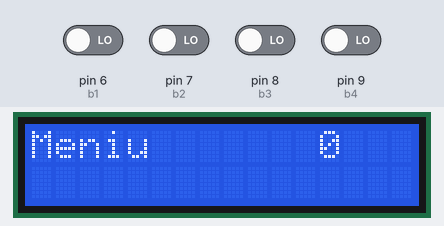
Simulated run of this sketch. Board: Arduino Uno, built with avr-gcc and run on an emulated ATmega328P. Parts: 16×2 character LCD. The test bench sets the inputs (shaded band); at power-on: pin 6 (b1), pin 7 (b2), pin 8 (b3), pin 9 (b4) LOW.

Above: at 1.2 s.
1.3 s: pin 6 (b1) driven HIGH
At 1.45 s:
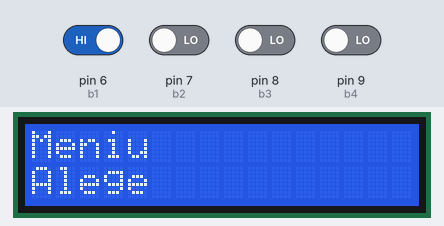
3.4 s: pin 8 (b3) driven HIGH
At 3.58 s:
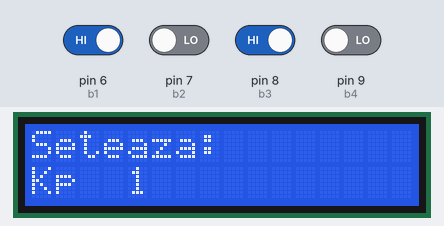
5.5 s: pin 7 (b2) driven HIGH
At 5.74 s:
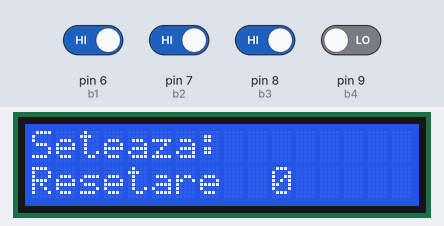
7.0 s: pin 7 (b2) driven LOW
At 7.58 s:
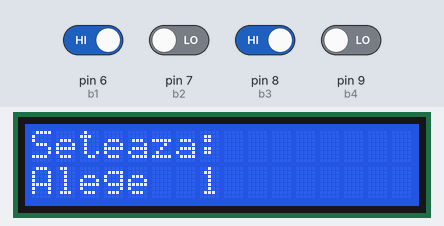
9.5 s: pin 8 (b3) driven LOW
At 9.74 s:
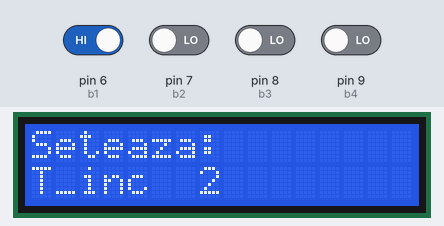
11.0 s: pin 8 (b3) driven HIGH
At 11.27 s:
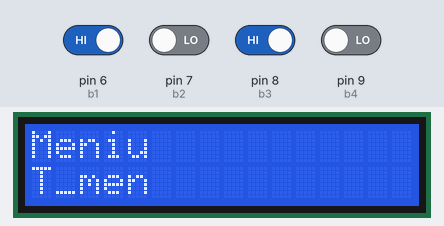

Measured:
- after the input at 1.3 s, the display: changes at once (image 1)
- after the input at 3.4 s, the display: first changes at once (image 2 shows a later state)
- after the input at 7.0 s, the display: first differs from a run without the input after 0.43 s (image 4 shows a later state)
- after the input at 11.0 s, the display: first changes after 0.12 s (image 6 shows a later state)

The sketch:

sketch_mar11a.ino
```cpp
#include <LiquidCrystal.h>
#define MAX 9
// initialize the library with the numbers of the interface pins
LiquidCrystal lcd(12,11,5,4,3,2);

typedef struct Optiuni
{
  String nume;
  int valoare;
} Optiuni;
const String numeOpt[]={"Alege","Start","Temp_set","T_inc","T_men","T_rac","Kp","Ki","Kd","Resetare"};
const int valoareOpt[]={15,20,33,21,5,2,4,5,6,1};
Optiuni Opt1,Opt2,Opt3,Opt4,Opt5,Opt6,Opt7,Opt8,Opt9,Opt10;
Optiuni meniu[]={Opt1,Opt2,Opt3,Opt4,Opt5,Opt6,Opt7,Opt8,Opt9,Opt10};
int b1=6;
int b2=7;
int b3=8;
int b4=9;
int index=-1;
int nr=0;
int state = 0;
int changedValue;

void setup() {
// set up the LCD's number of columns and rows:
lcd.begin(16, 2);
// Print a message to the LCD.
pinMode(b1,INPUT);
pinMode(b2,INPUT);
pinMode(b3,INPUT);
pinMode(b4,INPUT);
lcd.print("Meniu");
for (int i=0;i<=MAX;i++){
  meniu[i].nume=numeOpt[i];
  //meniu[i].valoare=valoareOpt[i];
  }
}

void printMeniu(){
  lcd.print("Meniu");
  lcd.setCursor (0,1);
  lcd.print(meniu[index].nume);
//  lcd.setCursor (meniu[index].nume.length()+2,1);
//  lcd.print(meniu[index].valoare);
}

void printSeteazaMeniu(int valoare){
  lcd.print("Seteaza: ");
  lcd.setCursor(0,1);
  lcd.print(meniu[index].nume);
  lcd.setCursor (meniu[index].nume.length()+2,1);
  lcd.print(valoare);
}

void loop() {
  lcd.setCursor (0,0);
  if ((digitalRead(b1)& 1) == 1){
    if (state==2 || state==3){
      lcd.clear();
      changedValue++;
      printSeteazaMeniu(changedValue);
      state=3;
    }
    else{
    state=1;
    lcd.clear();
    index++;
    if (index > MAX){
      index = 0;
      printMeniu();
    }
    else{
      printMeniu();
    }
    }
    delay(300);
  }
  if ((digitalRead(b2)& 1) == 1){
    if (state==2 || state==3){
      lcd.clear();
      changedValue--;
      printSeteazaMeniu(changedValue);
      state=3;
    }
    else{
    state=1;
    lcd.clear();
    index--;
    if (index < 0){
      index = MAX;
      printMeniu();
      }
    else{
      printMeniu();
    }
    }


    delay(300);
  }
  if ((digitalRead(b3)& 1) == 1){
    if (state==3){
      lcd.clear();
      meniu[index].valoare=changedValue;
      printMeniu();
      state=0;
    }
    if (state==1){
      state=2;
      lcd.clear();
      lcd.setCursor(0,0);
      printSeteazaMeniu(meniu[index].valoare);
      changedValue=meniu[index].valoare;
    }
  }
  if ((digitalRead(b4)& 1) == 1){

    if (state==3 || state==2){
      lcd.clear();
      printMeniu();
      state=0;
    }
  }
  lcd.setCursor(12,0);
  lcd.print(state);

}
```
